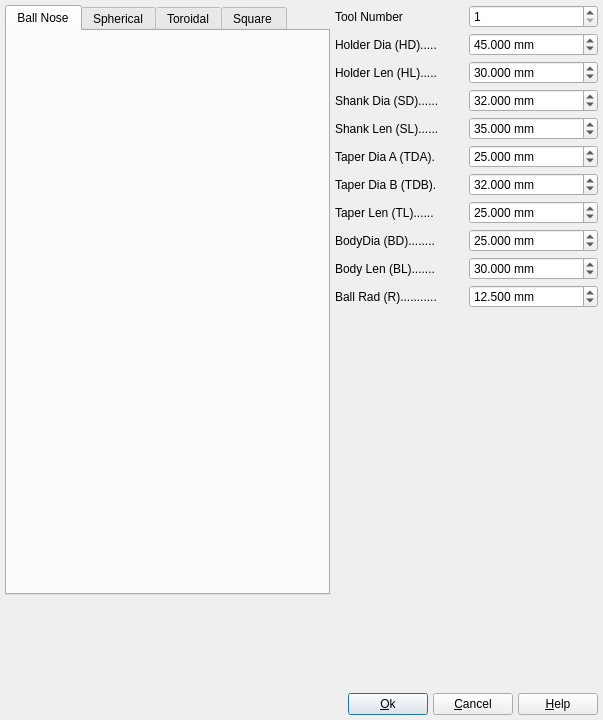
<?xml version="1.0" encoding="UTF-8"?>
<ui version="4.0">
 <class>ToolDefinition</class>
 <widget class="QDialog" name="ToolDefinition">
  <property name="geometry">
   <rect>
    <x>0</x>
    <y>0</y>
    <width>603</width>
    <height>720</height>
   </rect>
  </property>
  <property name="windowTitle">
   <string>Milling Cutter And Holder Definition</string>
  </property>
  <property name="windowIcon">
   <iconset>
    <normaloff>.</normaloff>.</iconset>
  </property>
  <layout class="QGridLayout" name="gridLayout">
   <item row="0" column="0">
    <layout class="QVBoxLayout" name="verticalLayout_4">
     <item>
      <layout class="QHBoxLayout" name="horizontalLayout_12">
       <item>
        <layout class="QVBoxLayout" name="verticalLayout_2">
         <item>
          <widget class="QTabWidget" name="tabWidget2">
           <property name="minimumSize">
            <size>
             <width>325</width>
             <height>590</height>
            </size>
           </property>
           <property name="maximumSize">
            <size>
             <width>325</width>
             <height>590</height>
            </size>
           </property>
           <property name="tabShape">
            <enum>QTabWidget::Rounded</enum>
           </property>
           <property name="currentIndex">
            <number>0</number>
           </property>
           <widget class="QWidget" name="BallNose">
            <attribute name="title">
             <string>Ball Nose</string>
            </attribute>
            <layout class="QGridLayout">
             <property name="leftMargin">
              <number>0</number>
             </property>
             <property name="topMargin">
              <number>0</number>
             </property>
             <property name="rightMargin">
              <number>0</number>
             </property>
             <property name="bottomMargin">
              <number>0</number>
             </property>
             <property name="spacing">
              <number>5</number>
             </property>
             <item row="0" column="0">
              <widget class="QLabel" name="label">
               <property name="text">
                <string/>
               </property>
               <property name="pixmap">
                <pixmap resource="Virmac.qrc">:/images/ballend_cutter.png</pixmap>
               </property>
               <property name="scaledContents">
                <bool>true</bool>
               </property>
              </widget>
             </item>
            </layout>
           </widget>
           <widget class="QWidget" name="Spherical">
            <attribute name="title">
             <string>Spherical</string>
            </attribute>
            <layout class="QGridLayout">
             <property name="leftMargin">
              <number>0</number>
             </property>
             <property name="topMargin">
              <number>0</number>
             </property>
             <property name="rightMargin">
              <number>0</number>
             </property>
             <property name="bottomMargin">
              <number>0</number>
             </property>
             <property name="spacing">
              <number>5</number>
             </property>
             <item row="0" column="0">
              <widget class="QLabel" name="label_2">
               <property name="text">
                <string/>
               </property>
               <property name="pixmap">
                <pixmap resource="Virmac.qrc">:/images/spherical_cutter.png</pixmap>
               </property>
               <property name="scaledContents">
                <bool>true</bool>
               </property>
              </widget>
             </item>
            </layout>
           </widget>
           <widget class="QWidget" name="Toroidal">
            <attribute name="title">
             <string>Toroidal</string>
            </attribute>
            <layout class="QGridLayout">
             <property name="leftMargin">
              <number>0</number>
             </property>
             <property name="topMargin">
              <number>0</number>
             </property>
             <property name="rightMargin">
              <number>0</number>
             </property>
             <property name="bottomMargin">
              <number>0</number>
             </property>
             <property name="spacing">
              <number>5</number>
             </property>
             <item row="0" column="0">
              <widget class="QLabel" name="label_3">
               <property name="text">
                <string/>
               </property>
               <property name="pixmap">
                <pixmap resource="Virmac.qrc">:/images/torical_cutter.png</pixmap>
               </property>
               <property name="scaledContents">
                <bool>true</bool>
               </property>
              </widget>
             </item>
            </layout>
           </widget>
           <widget class="QWidget" name="Square">
            <attribute name="title">
             <string>Square </string>
            </attribute>
            <layout class="QGridLayout">
             <property name="leftMargin">
              <number>0</number>
             </property>
             <property name="topMargin">
              <number>0</number>
             </property>
             <property name="rightMargin">
              <number>0</number>
             </property>
             <property name="bottomMargin">
              <number>0</number>
             </property>
             <property name="spacing">
              <number>5</number>
             </property>
             <item row="0" column="0">
              <widget class="QLabel" name="label_4">
               <property name="text">
                <string/>
               </property>
               <property name="pixmap">
                <pixmap resource="Virmac.qrc">:/images/cylindrical_cutter.png</pixmap>
               </property>
               <property name="scaledContents">
                <bool>true</bool>
               </property>
              </widget>
             </item>
            </layout>
           </widget>
          </widget>
         </item>
         <item>
          <spacer name="verticalSpacer">
           <property name="orientation">
            <enum>Qt::Vertical</enum>
           </property>
           <property name="sizeHint" stdset="0">
            <size>
             <width>20</width>
             <height>40</height>
            </size>
           </property>
          </spacer>
         </item>
        </layout>
       </item>
       <item>
        <layout class="QVBoxLayout" name="verticalLayout_3">
         <item>
          <layout class="QVBoxLayout" name="verticalLayout">
           <item>
            <layout class="QHBoxLayout" name="horizontalLayout">
             <item>
              <widget class="QLabel" name="textLabel9">
               <property name="text">
                <string>Tool Number</string>
               </property>
              </widget>
             </item>
             <item>
              <widget class="QSpinBox" name="toolNumber">
               <property name="minimum">
                <number>1</number>
               </property>
               <property name="maximum">
                <number>9999</number>
               </property>
               <property name="value">
                <number>1</number>
               </property>
              </widget>
             </item>
            </layout>
           </item>
           <item>
            <layout class="QHBoxLayout" name="horizontalLayout_2">
             <item>
              <widget class="QLabel" name="textLabel1">
               <property name="text">
                <string>Holder Dia (HD).....</string>
               </property>
              </widget>
             </item>
             <item>
              <widget class="QDoubleSpinBox" name="holderDia">
               <property name="suffix">
                <string> mm</string>
               </property>
               <property name="decimals">
                <number>3</number>
               </property>
               <property name="minimum">
                <double>0.001000000000000</double>
               </property>
               <property name="maximum">
                <double>999.000000000000000</double>
               </property>
               <property name="value">
                <double>45.000000000000000</double>
               </property>
              </widget>
             </item>
            </layout>
           </item>
           <item>
            <layout class="QHBoxLayout" name="horizontalLayout_3">
             <item>
              <widget class="QLabel" name="textLabel2">
               <property name="text">
                <string>Holder Len (HL).....</string>
               </property>
              </widget>
             </item>
             <item>
              <widget class="QDoubleSpinBox" name="holderLen">
               <property name="suffix">
                <string> mm</string>
               </property>
               <property name="decimals">
                <number>3</number>
               </property>
               <property name="minimum">
                <double>0.001000000000000</double>
               </property>
               <property name="maximum">
                <double>999.000000000000000</double>
               </property>
               <property name="value">
                <double>30.000000000000000</double>
               </property>
              </widget>
             </item>
            </layout>
           </item>
           <item>
            <layout class="QHBoxLayout" name="horizontalLayout_4">
             <item>
              <widget class="QLabel" name="textLabel3">
               <property name="text">
                <string>Shank Dia (SD)......</string>
               </property>
              </widget>
             </item>
             <item>
              <widget class="QDoubleSpinBox" name="shankDia">
               <property name="suffix">
                <string> mm</string>
               </property>
               <property name="decimals">
                <number>3</number>
               </property>
               <property name="minimum">
                <double>0.001000000000000</double>
               </property>
               <property name="maximum">
                <double>999.000000000000000</double>
               </property>
               <property name="value">
                <double>32.000000000000000</double>
               </property>
              </widget>
             </item>
            </layout>
           </item>
           <item>
            <layout class="QHBoxLayout" name="horizontalLayout_5">
             <item>
              <widget class="QLabel" name="textLabel4">
               <property name="text">
                <string>Shank Len (SL)......</string>
               </property>
              </widget>
             </item>
             <item>
              <widget class="QDoubleSpinBox" name="shankLen">
               <property name="suffix">
                <string> mm</string>
               </property>
               <property name="decimals">
                <number>3</number>
               </property>
               <property name="minimum">
                <double>0.001000000000000</double>
               </property>
               <property name="maximum">
                <double>999.000000000000000</double>
               </property>
               <property name="value">
                <double>35.000000000000000</double>
               </property>
              </widget>
             </item>
            </layout>
           </item>
           <item>
            <layout class="QHBoxLayout" name="horizontalLayout_6">
             <item>
              <widget class="QLabel" name="textLabel5">
               <property name="text">
                <string>Taper Dia A (TDA).</string>
               </property>
              </widget>
             </item>
             <item>
              <widget class="QDoubleSpinBox" name="taperDiaA">
               <property name="suffix">
                <string> mm</string>
               </property>
               <property name="decimals">
                <number>3</number>
               </property>
               <property name="minimum">
                <double>0.001000000000000</double>
               </property>
               <property name="maximum">
                <double>999.000000000000000</double>
               </property>
               <property name="value">
                <double>25.000000000000000</double>
               </property>
              </widget>
             </item>
            </layout>
           </item>
           <item>
            <layout class="QHBoxLayout" name="horizontalLayout_7">
             <item>
              <widget class="QLabel" name="textLabel2_2">
               <property name="text">
                <string>Taper Dia B (TDB).</string>
               </property>
              </widget>
             </item>
             <item>
              <widget class="QDoubleSpinBox" name="taperDiaB">
               <property name="suffix">
                <string> mm</string>
               </property>
               <property name="decimals">
                <number>3</number>
               </property>
               <property name="minimum">
                <double>0.001000000000000</double>
               </property>
               <property name="maximum">
                <double>999.000000000000000</double>
               </property>
               <property name="value">
                <double>32.000000000000000</double>
               </property>
              </widget>
             </item>
            </layout>
           </item>
           <item>
            <layout class="QHBoxLayout" name="horizontalLayout_8">
             <item>
              <widget class="QLabel" name="textLabel6">
               <property name="text">
                <string>Taper Len (TL)......</string>
               </property>
              </widget>
             </item>
             <item>
              <widget class="QDoubleSpinBox" name="taperLen">
               <property name="suffix">
                <string> mm</string>
               </property>
               <property name="decimals">
                <number>3</number>
               </property>
               <property name="minimum">
                <double>0.001000000000000</double>
               </property>
               <property name="maximum">
                <double>999.000000000000000</double>
               </property>
               <property name="value">
                <double>25.000000000000000</double>
               </property>
              </widget>
             </item>
            </layout>
           </item>
           <item>
            <layout class="QHBoxLayout" name="horizontalLayout_9">
             <item>
              <widget class="QLabel" name="textLabel1_2">
               <property name="text">
                <string>BodyDia (BD)........</string>
               </property>
              </widget>
             </item>
             <item>
              <widget class="QDoubleSpinBox" name="bodyDia">
               <property name="suffix">
                <string> mm</string>
               </property>
               <property name="decimals">
                <number>3</number>
               </property>
               <property name="minimum">
                <double>0.001000000000000</double>
               </property>
               <property name="maximum">
                <double>999.000000000000000</double>
               </property>
               <property name="value">
                <double>25.000000000000000</double>
               </property>
              </widget>
             </item>
            </layout>
           </item>
           <item>
            <layout class="QHBoxLayout" name="horizontalLayout_10">
             <item>
              <widget class="QLabel" name="textLabel7">
               <property name="text">
                <string>Body Len (BL).......</string>
               </property>
              </widget>
             </item>
             <item>
              <widget class="QDoubleSpinBox" name="bodyLen">
               <property name="suffix">
                <string> mm</string>
               </property>
               <property name="decimals">
                <number>3</number>
               </property>
               <property name="minimum">
                <double>0.001000000000000</double>
               </property>
               <property name="maximum">
                <double>999.000000000000000</double>
               </property>
               <property name="value">
                <double>30.000000000000000</double>
               </property>
              </widget>
             </item>
            </layout>
           </item>
           <item>
            <layout class="QHBoxLayout" name="horizontalLayout_11">
             <item>
              <widget class="QLabel" name="textLabel8">
               <property name="text">
                <string>Ball Rad (R)...........</string>
               </property>
              </widget>
             </item>
             <item>
              <widget class="QDoubleSpinBox" name="ballRad">
               <property name="suffix">
                <string> mm</string>
               </property>
               <property name="decimals">
                <number>3</number>
               </property>
               <property name="minimum">
                <double>0.001000000000000</double>
               </property>
               <property name="maximum">
                <double>999.000000000000000</double>
               </property>
               <property name="value">
                <double>12.500000000000000</double>
               </property>
              </widget>
             </item>
            </layout>
           </item>
          </layout>
         </item>
         <item>
          <spacer>
           <property name="orientation">
            <enum>Qt::Vertical</enum>
           </property>
           <property name="sizeType">
            <enum>QSizePolicy::Expanding</enum>
           </property>
           <property name="sizeHint" stdset="0">
            <size>
             <width>20</width>
             <height>250</height>
            </size>
           </property>
          </spacer>
         </item>
        </layout>
       </item>
      </layout>
     </item>
     <item>
      <layout class="QHBoxLayout">
       <property name="spacing">
        <number>5</number>
       </property>
       <property name="leftMargin">
        <number>0</number>
       </property>
       <property name="topMargin">
        <number>0</number>
       </property>
       <property name="rightMargin">
        <number>0</number>
       </property>
       <property name="bottomMargin">
        <number>0</number>
       </property>
       <item>
        <spacer>
         <property name="orientation">
          <enum>Qt::Horizontal</enum>
         </property>
         <property name="sizeType">
          <enum>QSizePolicy::Expanding</enum>
         </property>
         <property name="sizeHint" stdset="0">
          <size>
           <width>345</width>
           <height>20</height>
          </size>
         </property>
        </spacer>
       </item>
       <item>
        <widget class="QPushButton" name="okButton">
         <property name="text">
          <string>&amp;Ok</string>
         </property>
         <property name="shortcut">
          <string>Alt+O</string>
         </property>
        </widget>
       </item>
       <item>
        <widget class="QPushButton" name="cancelButton">
         <property name="text">
          <string>&amp;Cancel</string>
         </property>
         <property name="shortcut">
          <string>Alt+C</string>
         </property>
        </widget>
       </item>
       <item>
        <widget class="QPushButton" name="helpButton">
         <property name="text">
          <string>&amp;Help</string>
         </property>
        </widget>
       </item>
      </layout>
     </item>
    </layout>
   </item>
  </layout>
 </widget>
 <layoutdefault spacing="5" margin="5"/>
 <resources>
  <include location="Virmac.qrc"/>
 </resources>
 <connections>
  <connection>
   <sender>okButton</sender>
   <signal>clicked()</signal>
   <receiver>ToolDefinition</receiver>
   <slot>accept()</slot>
   <hints>
    <hint type="sourcelabel">
     <x>280</x>
     <y>621</y>
    </hint>
    <hint type="destinationlabel">
     <x>20</x>
     <y>20</y>
    </hint>
   </hints>
  </connection>
  <connection>
   <sender>cancelButton</sender>
   <signal>clicked()</signal>
   <receiver>ToolDefinition</receiver>
   <slot>reject()</slot>
   <hints>
    <hint type="sourcelabel">
     <x>372</x>
     <y>621</y>
    </hint>
    <hint type="destinationlabel">
     <x>20</x>
     <y>20</y>
    </hint>
   </hints>
  </connection>
 </connections>
</ui>
